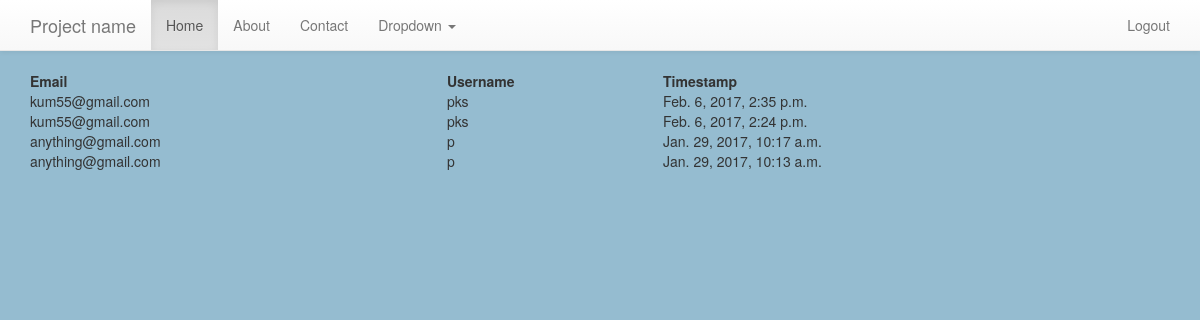
The app's page / (signed in) with its own data.
### newsletter/models.py (models this page shows, shortened)
class SignUp(models.Model):
    username = models.CharField(max_length=20)
    email = models.EmailField(max_length=20, blank=False)
    timestamp = models.DateTimeField(auto_now_add=True, auto_now=False)
    updated = models.DateTimeField(auto_now_add=False, auto_now=True)

### newsletter/views.py (the view)
# urls.py: url(r'^$', HomeView, name='HomeName'),
def HomeView(request):
    title = "Welcome "
    form = SignUpForm(request.POST or None)
    if form.is_valid():
        form.save(commit=True)
    context = {
        'title': title,
        'form': form,
    }
    if request.user.is_authenticated() and request.user.is_staff:
        queryset = SignUp.objects.all().order_by('-timestamp')
        context = {
            "queryset" : queryset,
        }
    return render(request, 'home.html', context)

### templates/home.html (shortened to what this page needs)
{% extends 'base.html' %}
{% load crispy_forms_tags %}
{%  block bigBlock %}
    {% if request.user.is_authenticated %}
        <table style="width:100%">
            <tr >
                <th >Email</th>
                <th>Username</th>
                <th>Timestamp</th>
            </tr>
            {% for instance in queryset %}
                <tr>
                <td>{{ instance.email }}</td>
                <td>{{ instance.username }}</td>
                <td>{{ instance.timestamp }}</td>
                </tr>
            {% endfor %}
        </table>
    {% endif %}
{% endblock %}

### templates/base.html (shortened to what this page needs)
{% load staticfiles %}
<!DOCTYPE html>
<html lang="en">
  <head>
    {% include 'head_css.html' %}
  </head>
  <body>
    {% include 'navbar.html' %}
    <div class="container">
    {%  block bigBlock %}{% endblock %}
    </div>
  </body>
</html>

### templates/head_css.html (shortened to what this page needs)
{% load staticfiles %}
   <link href="https://maxcdn.bootstrapcdn.com/font-awesome/4.7.0/css/font-awesome.min.css" rel="stylesheet">
    <link href="{% static 'css/bootstrap.min.css' %}" rel="stylesheet">
    <link href="{% static 'css/navbar-static-top.css' %}" rel="stylesheet">
    <link href="{% static 'css/custom.css' %}" rel="stylesheet">
    <link rel="stylesheet" href="https://maxcdn.bootstrapcdn.com/bootstrap/3.3.7/css/bootstrap.min.css">
    <link rel="stylesheet" href="https://maxcdn.bootstrapcdn.com/bootstrap/3.3.7/css/bootstrap-theme.min.css">

### templates/navbar.html (shortened to what this page needs)
    <nav class="navbar navbar-default navbar-static-top">
      <div class="container">
        <div class="navbar-header">
          <a class="navbar-brand" href="#">Project name</a>
        </div>
        <div id="navbar" class="navbar-collapse collapse">
          <ul class="nav navbar-nav">
            <li class="active"><a href="{% url 'HomeName' %}">Home</a></li>
            <li><a href="{% url 'aboutName' %}">About</a></li>
            <li><a href="{% url 'contactName' %}">Contact</a></li>
            <li class="dropdown">
              <a href="#" class="dropdown-toggle" data-toggle="dropdown" role="button" aria-haspopup="true" aria-expanded="false">Dropdown <span class="caret"></span></a>
            </li>
          </ul>
          <ul class="nav navbar-nav navbar-right">
              {% if request.user.is_authenticated %}
                    <li><a href="{% url 'auth_logout' %}">Logout</a></li>
              {% else %}
                    <li><a href="{% url 'registration_register' %}">Register</a></li>
              {% endif %}
          </ul>
        </div>
      </div>
    </nav>

### templates/javascript.html (shortened to what this page needs)
{% load staticfiles %}

### static/my_static/css/navbar-static-top.css (style rules this page uses)
body { min-height: 2000px; }
.navbar-static-top { margin-bottom: 19px; background-color: #1b6d85; }

### static/my_static/css/custom.css (style rules this page uses)
body { background: #95bcd0 !important; min-height: 500px; }

### records on screen
SignUp: email "kum55@gmail.com", username "pks", timestamp "Feb. 6, 2017, 2:35 p.m."
SignUp: email "kum55@gmail.com", username "pks", timestamp "Feb. 6, 2017, 2:24 p.m."
SignUp: email "anything@gmail.com", username "p", timestamp "Jan. 29, 2017, 10:17 a.m."
SignUp: email "anything@gmail.com", username "p", timestamp "Jan. 29, 2017, 10:13 a.m."
